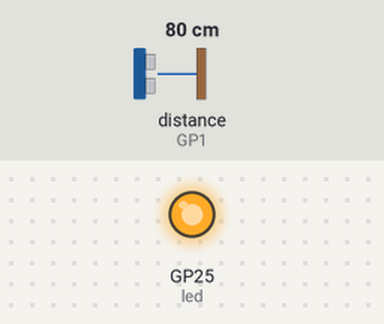
Bench run of a program on a simulated Raspberry Pi Pico running MicroPython. Shown: output pins drawn as LEDs (lit = HIGH). The inputs (shaded band) are chosen by the test bench; at power-on: distance to the obstacle (sensor on GP1) 80 cm. The echo pulse lasts 58.3 µs per cm; pins used as bus, display or sensor lines are not drawn; what the program prints to the serial console is not drawn.

Above: at 0.1 s.
Timing chart, 0 to 1.6 s (numbered marks = the images above):
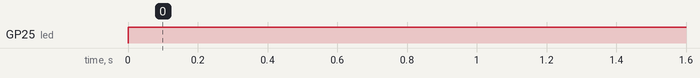

The program:

weiwancheng.py
```python
from machine import Pin
import time
led=Pin(25,Pin.OUT)
trig=Pin(0,Pin.OUT)
echo=Pin(1,Pin.IN,Pin.PULL_DOWN)
start=0
while True:
    led.value(1)
    trig.value(0)
    time.sleep(0.002)
    trig.value(1)
    if echo.value()==1:
        start=time.ticks_ms()
    time.sleep(0.01)
    trig.value(0)
    if echo.value()==0:
        end=time.ticks_ms()
    juli=time.ticks_diff(end,start)

    print('距离：',juli*17/10000)
    time.sleep(1)
```

Measured:
- by itself, GP25 (led): LOW → HIGH at 0.00 s
